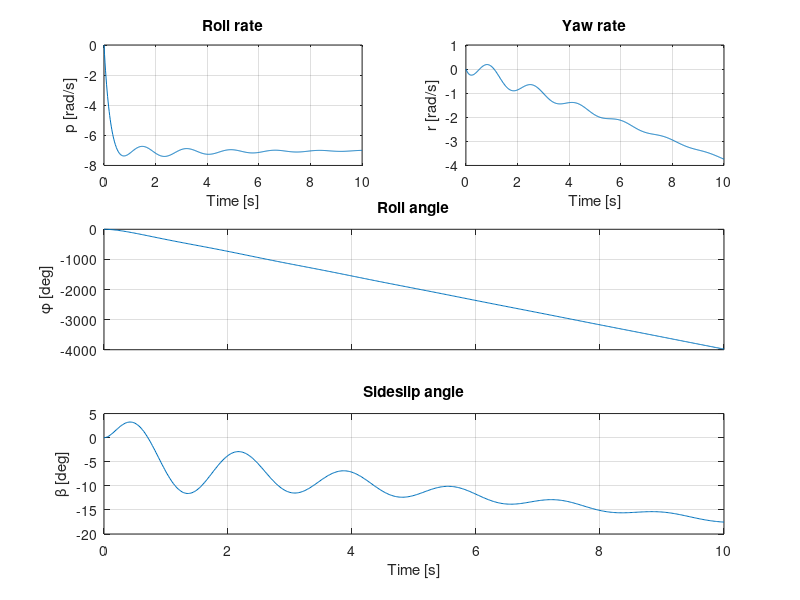
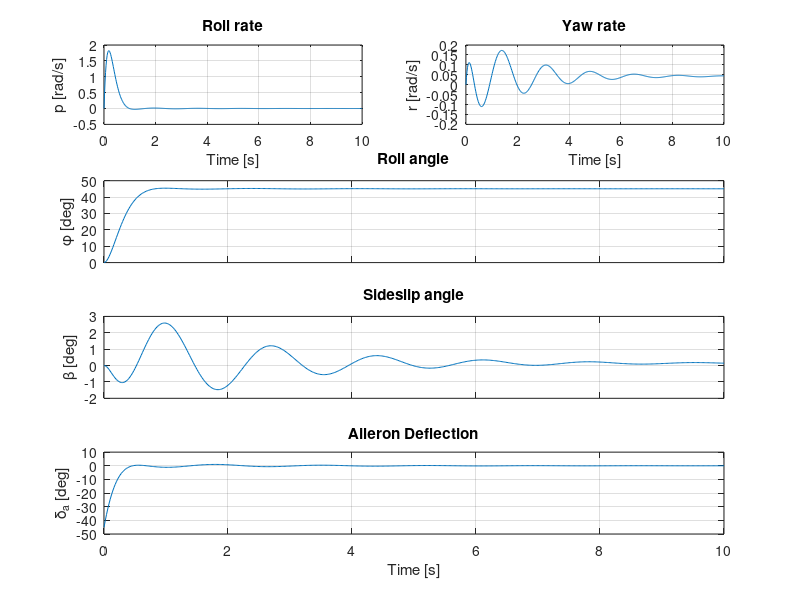

Recreate these plots in MATLAB, in order.
%State-space model
A=[-0.231308504369119,0.0544096693079551,-0.000124548233093912,-0.990288665751696;0,0,1,0;-21.9913440608126,0,-4.27507057923922,1.16034911016267;11.8852437044909,0,-0.450303860814642,-0.711734908447950];
B=[-0.0109680172306510,0.0630660990762435;0,0;-32.2767539463422,5.44547987525456;-2.63365317966200,-7.15884612728451];
C=eye(4);
D=zeros(4,1);

%parameters
% this is the cruise speed (TAS)
V = 180;
g0 = 9.81;


%% Open-loop response
% Check the eigenvalues. Note the bad damping of the Dutch roll and
% spiral modes
eigA = eig(A);

% Aileron control only. 
Ba = B(:,1);

% Create state-space system (open loop system, only aileron control), generate simulation output for a step input on
% the aileron
%make the system for the aileron
sa = ss(A, Ba, C, D);
t = 0:0.02:10;
u=ones(1,length(t)); %input
%simulation output
yo = lsim(sa,u,t);


% For generation of figures
figure(1)
subplot(3, 2, 1)
plot(t, yo(:,3));hold on;grid on
xlabel('Time [s]')
title('Roll rate')  
ylabel('p [rad/s]')
 
subplot(3, 2, 2)
plot(t, yo(:,4));hold on;grid on
xlabel('Time [s]')
title('Yaw rate')  
ylabel('r [rad/s]')

subplot(3, 2, 3:4)
plot(t, rad2deg(yo(:,2)));hold on;grid on
set(gca,'XTickLabel',[])
title('Roll angle')  
ylabel('\phi [deg]')

subplot(3, 2, 5:6)
plot(t, rad2deg(yo(:,1)));hold on;grid on
xlabel('Time [s]')
title('Sideslip angle')  
ylabel('\beta [deg]')


%% Closed-loop design
% LQR criterion: weight on beta, phi, p and r errors and on aileron
Q = diag([1 1 0.01 0.01]); R = 1;

% Generate feedback gains using lqr command
K = lqr(sa,Q,R)

% check the eigenvalues of the closed-loop system. Note that the bad
% damping of the Dutch roll is still in there (it cannot be removed with
% aileron control!)
Ac = A-Ba*K;
eigAc = eig(Ac);

% create a closed-loop system, unity feedback, the four states to their
% respective inputs of the control matrix K
%feedback system
sc =  feedback(sa*K,eye(4));

% Take a look at this closed-loop system. The four inputs are
% references for the states (beta, phi, p, r), the four outputs are the
% realised states
sc
Cc1 = [C;-K];
Dc1 = [zeros(4);K];
Bc = Ba*K; 
% Remember that u = \delta_a = K (xref - x)
% Thus, we can augment the output of the system with the aileron input also as an output. Formulate the augmented system here.
sc1 = ss(Ac,Bc,Cc1,Dc1);


% Recall from the flight mechanics course, for constant sideslip angle in a level flight turn, the following relationship can be obtained using kinematics.
%       \phi(roll angle) * g0(gravitational acceleration)     =(approximately)       V (true airspeed)*r (yaw rate)
% Therefore, when turning sc1 into a single input (desired roll angle) system, the corresponding yaw rate must be supplied also. 
% In this way, the closed-loop system sc2 will only have one input: the desired roll angle
sc2 = sc1 * [0 1 0 g0/V]';

% check the system behaviour when the commanded roll angle has a step input
% of 45 deg.
t = 0:0.02:10;
u= deg2rad(45*ones(1,length(t)));
yc = lsim(sc2,u,t);


% For generation of figures
figure
subplot(4, 2, 1)
plot(t, yc(:,3));hold on;grid on
xlabel('Time [s]')
title('Roll rate')  
ylabel('p [rad/s]')
 
subplot(4, 2, 2)
plot(t, yc(:,4));hold on;grid on
xlabel('Time [s]')
title('Yaw rate')  
ylabel('r [rad/s]')

subplot(4, 2, 3:4)
plot(t, rad2deg(yc(:,2)));hold on;grid on
set(gca,'XTickLabel',[])
title('Roll angle')  
ylabel('\phi [deg]')

subplot(4, 2, 5:6)
plot(t, rad2deg(yc(:,1)));hold on;grid on
set(gca,'XTickLabel',[])
title('Sideslip angle')  
ylabel('\beta [deg]')

subplot(4, 2, 7:8)
plot(t, rad2deg(yc(:,5)));hold on;grid on
xlabel('Time [s]')
title('Aileron Deflection')  
ylabel('\delta_a [deg]')
